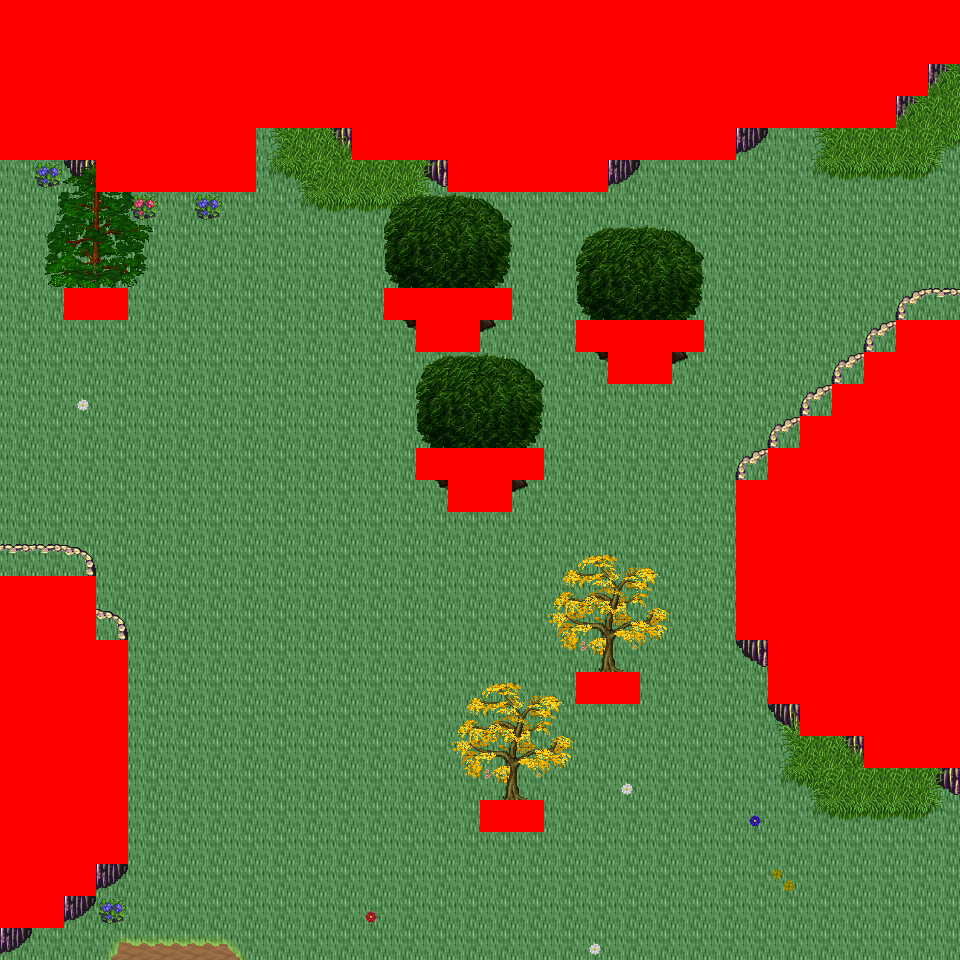

This is a level from a 2D game, rendered from its Tiled map with the project's own tilesets. A one-line summary and the map file follow, with tile-layer data summarised:
An orthogonal 30x30 tile map with 32x32 px tiles, 6 tile layers (Ground, Object, Object2, Above, ...), 24 tilesets and 3 objects (3x mapExit).

<map version="1.0" orientation="orthogonal" renderorder="right-down" width="30" height="30" tilewidth="32" tileheight="32" nextobjectid="4">
  <tileset firstgid="1" name="tileset_logic_collision" tilewidth="32" tileheight="32" tilecount="1" columns="1">
    <image source="../drawable/tileset_logic_collision.png" width="32" height="32" />
  </tileset>
  <tileset firstgid="2" name="tileset_ground_ground" tilewidth="32" tileheight="32" tilecount="33" columns="3">
    <image source="../drawable/tileset_ground_ground.png" width="96" height="352" />
  </tileset>
  <tileset firstgid="35" name="tileset_terrain_grassland" tilewidth="32" tileheight="32" tilecount="88" columns="8">
    <image source="../drawable/tileset_terrain_grassland.png" width="256" height="352" />
  </tileset>
  <tileset firstgid="123" name="tileset_ground_grass_corners" tilewidth="32" tileheight="32" tilecount="24" columns="6">
    <image source="../drawable/tileset_ground_grass_corners.png" width="192" height="128" />
  </tileset>
  <tileset firstgid="147" name="tileset_ground_grass_edges" tilewidth="32" tileheight="32" tilecount="36" columns="12">
    <image source="../drawable/tileset_ground_grass_edges.png" width="384" height="96" />
  </tileset>
  <tileset firstgid="183" name="tileset_ground_grass_2" tilewidth="32" tileheight="32" tilecount="21" columns="3">
    <image source="../drawable/tileset_ground_grass_2.png" width="96" height="224" />
  </tileset>
  <tileset firstgid="204" name="tileset_plant_tree_tree_darkgreen" tilewidth="32" tileheight="32" tilecount="88" columns="8">
    <image source="../drawable/tileset_plant_tree_tree_darkgreen.png" width="256" height="352" />
  </tileset>
  <tileset firstgid="292" name="tileset_plant_tree_pine_tree" tilewidth="32" tileheight="32" tilecount="20" columns="4">
    <image source="../drawable/tileset_plant_tree_pine_tree.png" width="128" height="160" />
  </tileset>
  <tileset firstgid="312" name="tileset_plant_tree_pine_tree_1" tilewidth="32" tileheight="32" tilecount="20" columns="4">
    <image source="../drawable/tileset_plant_tree_pine_tree_1.png" width="128" height="160" />
  </tileset>
  <tileset firstgid="332" name="tileset_plant_tree_evergreen" tilewidth="32" tileheight="32" tilecount="36" columns="3">
    <image source="../drawable/tileset_plant_tree_evergreen.png" width="96" height="384" />
  </tileset>
  <tileset firstgid="368" name="tileset_plant_tree_fall_trees" tilewidth="32" tileheight="32" tilecount="40" columns="8">
    <image source="../drawable/tileset_plant_tree_fall_trees.png" width="256" height="160" />
  </tileset>
  <tileset firstgid="408" name="tileset_plant_flower_daisy_blue" tilewidth="32" tileheight="32" tilecount="8" columns="2">
    <image source="../drawable/tileset_plant_flower_daisy_blue.png" width="64" height="128" />
  </tileset>
  <tileset firstgid="416" name="tileset_plant_flower_daisy_red" tilewidth="32" tileheight="32" tilecount="8" columns="2">
    <image source="../drawable/tileset_plant_flower_daisy_red.png" width="64" height="128" />
  </tileset>
  <tileset firstgid="424" name="tileset_plant_flower_daisy_white" tilewidth="32" tileheight="32" tilecount="8" columns="2">
    <image source="../drawable/tileset_plant_flower_daisy_white.png" width="64" height="128" />
  </tileset>
  <tileset firstgid="432" name="tileset_plant_flower_daisy_yellow" tilewidth="32" tileheight="32" tilecount="8" columns="2">
    <image source="../drawable/tileset_plant_flower_daisy_yellow.png" width="64" height="128" />
  </tileset>
  <tileset firstgid="440" name="tileset_plant_leaves" tilewidth="32" tileheight="32" tilecount="8" columns="4">
    <image source="../drawable/tileset_plant_leaves.png" width="128" height="64" />
  </tileset>
  <tileset firstgid="448" name="tileset_logic_creature_animal" tilewidth="32" tileheight="32" tilecount="32" columns="8">
    <image source="../drawable/tileset_logic_creature_animal.png" width="256" height="128" />
  </tileset>
  <tileset firstgid="480" name="tileset_plant_flower_red_blue_clusters" tilewidth="32" tileheight="32" tilecount="4" columns="1">
    <image source="../drawable/tileset_plant_flower_red_blue_clusters.png" width="32" height="128" />
  </tileset>
  <tileset firstgid="484" name="tileset_ground_tall_grass" tilewidth="32" tileheight="32" tilecount="15" columns="5">
    <image source="../drawable/tileset_ground_tall_grass.png" width="160" height="96" />
  </tileset>
  <tileset firstgid="499" name="tileset_logic_creature_reptile" tilewidth="32" tileheight="32" tilecount="7" columns="7">
    <image source="../drawable/tileset_logic_creature_reptile.png" width="224" height="32" />
  </tileset>
  <tileset firstgid="506" name="tileset_logic_creature_fowl" tilewidth="32" tileheight="32" tilecount="6" columns="6">
    <image source="../drawable/tileset_logic_creature_fowl.png" width="192" height="32" />
  </tileset>
  <tileset firstgid="512" name="tileset_plant_bush_berried" tilewidth="32" tileheight="32" tilecount="60" columns="5">
    <image source="../drawable/tileset_plant_bush_berried.png" width="160" height="384" />
  </tileset>
  <tileset firstgid="572" name="tileset_plant_bushes_and_trees" tilewidth="32" tileheight="32" tilecount="144" columns="16">
    <image source="../drawable/tileset_plant_bushes_and_trees.png" width="512" height="289" />
  </tileset>
  <tileset firstgid="716" name="tileset_plant_bush_leafy" tilewidth="32" tileheight="32" tilecount="48" columns="8">
    <image source="../drawable/tileset_plant_bush_leafy.png" width="256" height="192" />
  </tileset>
  <layer name="Ground" width="30" height="30">
    <data>[900 cells, 900 non-empty, 2 distinct tile ids]</data>
  </layer>
  <layer name="Object" width="30" height="30">
    <data>[900 cells, 198 non-empty, 34 distinct tile ids]</data>
  </layer>
  <layer name="Object2" width="30" height="30">
    <data>[900 cells, 72 non-empty, 20 distinct tile ids]</data>
  </layer>
  <layer name="Above" width="30" height="30">
    <data>[900 cells, 106 non-empty, 42 distinct tile ids]</data>
  </layer>
  <layer name="Above2" width="30" height="30">
    <data>[900 cells, 16 non-empty, 16 distinct tile ids]</data>
  </layer>
  <layer name="Walkable" width="30" height="30">
    <data>[900 cells, 285 non-empty, 1 distinct tile ids]</data>
  </layer>
  <objectgroup name="MapEvents">
    <object id="1" name="south" type="mapExit" x="0" y="928" width="960" height="32">
      <properties>
        <property name="map" value="level_0_x38_y9" />
        <property name="x" value="0" />
        <property name="y" value="1" />
      </properties>
    </object>
    <object id="2" name="west" type="mapExit" x="0" y="160" width="32" height="416">
      <properties>
        <property name="map" value="level_0_x37_y8" />
        <property name="x" value="28" />
        <property name="y" value="5" />
      </properties>
    </object>
    <object id="3" name="west2" type="mapExit" x="0" y="928" width="32" height="32">
      <properties>
        <property name="map" value="level_0_x37_y8" />
        <property name="x" value="28" />
        <property name="y" value="29" />
      </properties>
    </object>
  </objectgroup>
</map>
